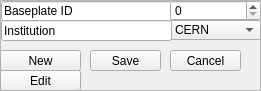
  <widget class="QFrame" name="frame_6">
   <property name="geometry">
    <rect>
     <x>10</x>
     <y>10</y>
     <width>261</width>
     <height>91</height>
    </rect>
   </property>
   <property name="frameShape">
    <enum>QFrame::StyledPanel</enum>
   </property>
   <property name="frameShadow">
    <enum>QFrame::Plain</enum>
   </property>
   <widget class="QPushButton" name="pbSave">
    <property name="geometry">
     <rect>
      <x>90</x>
      <y>50</y>
      <width>71</width>
      <height>21</height>
     </rect>
    </property>
    <property name="text">
     <string>Save</string>
    </property>
   </widget>
   <widget class="QLineEdit" name="lineEdit">
    <property name="geometry">
     <rect>
      <x>1</x>
      <y>1</y>
      <width>171</width>
      <height>20</height>
     </rect>
    </property>
    <property name="text">
     <string>Baseplate ID</string>
    </property>
    <property name="readOnly">
     <bool>true</bool>
    </property>
   </widget>
   <widget class="QSpinBox" name="sbID">
    <property name="geometry">
     <rect>
      <x>170</x>
      <y>0</y>
      <width>91</width>
      <height>21</height>
     </rect>
    </property>
    <property name="maximum">
     <number>65535</number>
    </property>
   </widget>
   <widget class="QPushButton" name="pbCancel">
    <property name="geometry">
     <rect>
      <x>170</x>
      <y>50</y>
      <width>71</width>
      <height>21</height>
     </rect>
    </property>
    <property name="text">
     <string>Cancel</string>
    </property>
   </widget>
   <widget class="QPushButton" name="pbNew">
    <property name="geometry">
     <rect>
      <x>0</x>
      <y>50</y>
      <width>81</width>
      <height>21</height>
     </rect>
    </property>
    <property name="text">
     <string>New</string>
    </property>
   </widget>
   <widget class="QPushButton" name="pbEdit">
    <property name="geometry">
     <rect>
      <x>0</x>
      <y>70</y>
      <width>81</width>
      <height>21</height>
     </rect>
    </property>
    <property name="text">
     <string>Edit</string>
    </property>
   </widget>
   <widget class="QComboBox" name="cbInstitution">
    <property name="geometry">
     <rect>
      <x>170</x>
      <y>20</y>
      <width>91</width>
      <height>20</height>
     </rect>
    </property>
    <property name="currentIndex">
     <number>0</number>
    </property>
    <item>
     <property name="text">
      <string>CERN</string>
     </property>
    </item>
    <item>
     <property name="text">
      <string>FNAL</string>
     </property>
    </item>
    <item>
     <property name="text">
      <string>UCSB</string>
     </property>
    </item>
    <item>
     <property name="text">
      <string>UMN</string>
     </property>
    </item>
    <item>
     <property name="text">
      <string/>
     </property>
    </item>
   </widget>
   <widget class="QLineEdit" name="lineEdit_52">
    <property name="geometry">
     <rect>
      <x>1</x>
      <y>20</y>
      <width>171</width>
      <height>21</height>
     </rect>
    </property>
    <property name="text">
     <string>Institution</string>
    </property>
    <property name="readOnly">
     <bool>true</bool>
    </property>
   </widget>
  </widget>
